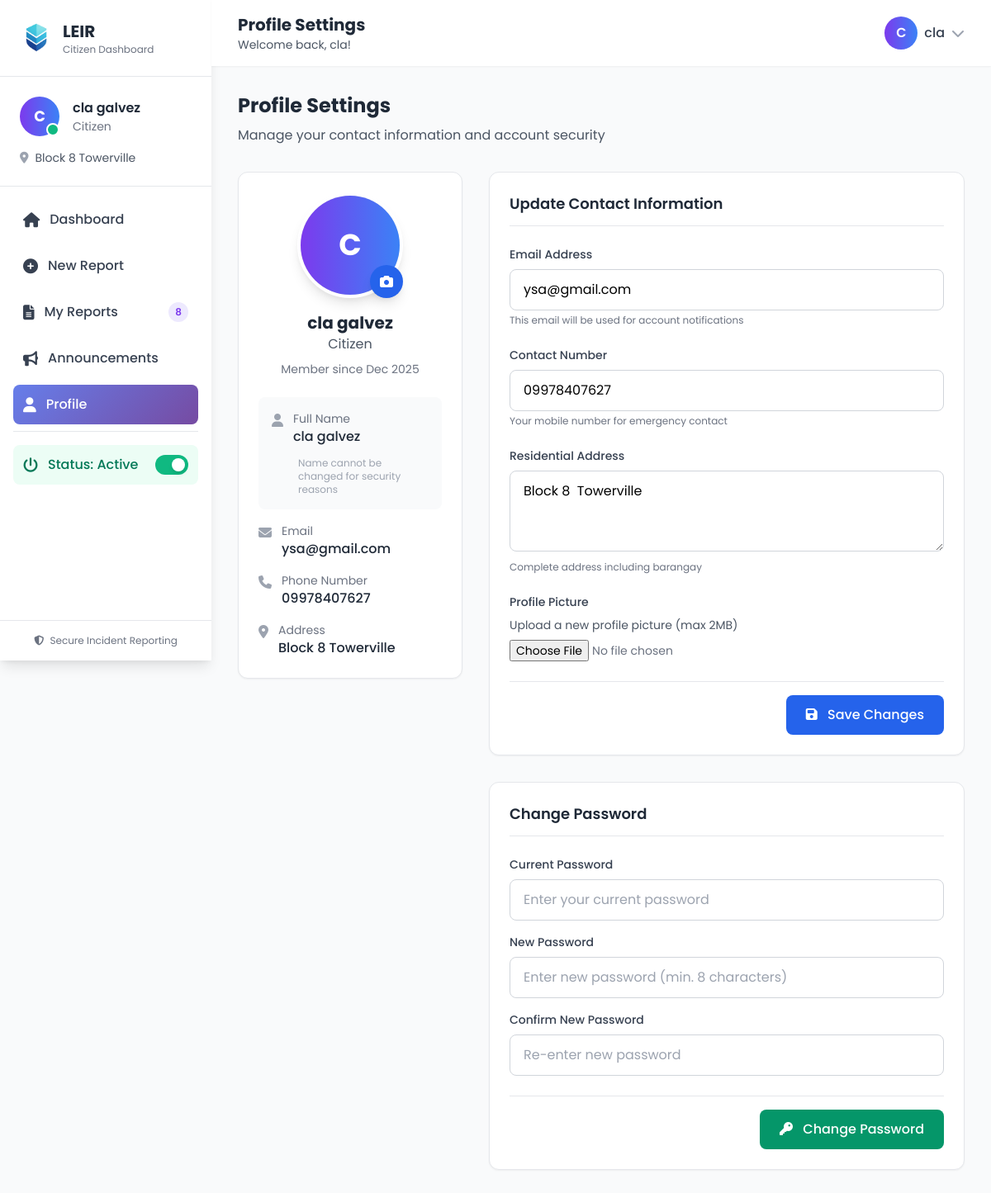
The app's page /citizen_dashboard.php?module=profile (signed in) with its own data.
### tables this page shows
CREATE TABLE `users` (
  `id` int(11) NOT NULL,
  `first_name` varchar(50) NOT NULL,
  `middle_name` varchar(50) DEFAULT NULL,
  `last_name` varchar(50) NOT NULL,
  `suffix` varchar(10) DEFAULT NULL,
  `sex` enum('Male','Female','Other') NOT NULL,
  `birthday` date NOT NULL,
  `age` int(11) DEFAULT NULL,
  `permanent_address` text NOT NULL,
  `contact_number` varchar(20) NOT NULL,
  `emergency_contact` varchar(100) DEFAULT NULL,
  `emergency_number` varchar(20) DEFAULT NULL,
  `id_verification_path` varchar(255) DEFAULT NULL,
  `email` varchar(100) NOT NULL,
  `username` varchar(50) NOT NULL,
  `password` varchar(255) NOT NULL,
  `user_type` enum('citizen','barangay_member') DEFAULT 'citizen',
  `role` varchar(50) DEFAULT NULL,
  `position_id` int(11) DEFAULT NULL,
  `date_appointed` date DEFAULT NULL,
  `term_end` date DEFAULT NULL,
  `office_hours` varchar(100) DEFAULT NULL,
  `barangay` varchar(100) DEFAULT NULL,
  `status` enum('active','inactive','pending','rejected') DEFAULT 'pending',
  `is_active` tinyint(1) DEFAULT 1,
  `created_at` timestamp NOT NULL DEFAULT current_timestamp(),
  `updated_at` timestamp NOT NULL DEFAULT current_timestamp() ON UPDATE current_timestamp(),
  `last_login` timestamp NULL DEFAULT NULL,
  `pin_code` varchar(10) DEFAULT NULL,
  `master_code` varchar(10) DEFAULT NULL,
  `is_master_code_used` tinyint(1) DEFAULT 0,
  `master_code_used_at` timestamp NULL DEFAULT NULL,
  `reset_token` varchar(255) DEFAULT NULL,
  `reset_token_expiry` timestamp NULL DEFAULT NULL,
  `is_online` tinyint(1) DEFAULT 1,
  `profile_picture` varchar(255) DEFAULT NULL,
  `notification_token` varchar(255) DEFAULT NULL,
  `wants_notifications` tinyint(1) DEFAULT 1
);

### modules/citizen_profile.php (the view, shortened to what the rows shown need)
<?php
$user_id = $_SESSION['user_id'];
try {
    $conn = getDbConnection();
    $user_query = "SELECT * FROM users WHERE id = :id";
    $user_stmt = $conn->prepare($user_query);
    $user_stmt->bindParam(':id', $user_id);
    $user_stmt->execute();
    $user = $user_stmt->fetch(PDO::FETCH_ASSOC);
} catch(PDOException $e) {
    $error = "Database error: " . $e->getMessage();
}
?>
<div class="max-w-4xl mx-auto">
    <div class="mb-8">
        <h2 class="text-2xl font-bold text-gray-800 mb-2">Profile Settings</h2>
        <p class="text-gray-600">Manage your contact information and account security</p>
    </div>
    <div class="grid grid-cols-1 lg:grid-cols-3 gap-8">
        <div class="lg:col-span-1">
            <div class="bg-white rounded-xl shadow-sm border p-6">
                <div class="text-center mb-6">
                    <div class="relative w-32 h-32 mx-auto mb-4">
                        <div id="profileImagePreview" class="w-full h-full rounded-full overflow-hidden bg-gray-200 border-4 border-white shadow-lg">
                            <?php
                            $profile_pic_path = "../uploads/profile_pictures/" . ($user['profile_picture'] ?? '');
                            if (!empty($user['profile_picture']) && file_exists($profile_pic_path)):
                            ?>
                                <img src="<?php echo $profile_pic_path; ?>"
                                     alt="Profile Picture"
                                     class="w-full h-full object-cover">
                            <?php else: ?>
                                <div class="w-full h-full flex items-center justify-center bg-gradient-to-r from-purple-600 to-blue-500 text-white text-4xl font-bold">
                                    <?php echo strtoupper(substr($user['first_name'], 0, 1)); ?>
                                </div>
                            <?php endif; ?>
                        </div>
                        <label for="profile_picture" class="absolute bottom-0 right-0 w-10 h-10 bg-blue-600 rounded-full flex items-center justify-center cursor-pointer hover:bg-blue-700 shadow-lg transition-all">
                            <i class="fas fa-camera text-white"></i>
                        </label>
                    </div>
                    <h3 class="text-xl font-bold text-gray-800"><?php echo htmlspecialchars($user['first_name'] . ' ' . $user['last_name']); ?></h3>
                    <p class="text-gray-600">Citizen</p>
                    <p class="text-sm text-gray-500 mt-2">Member since <?php echo date('M Y', strtotime($user['created_at'])); ?></p>
                </div>
                <div class="space-y-4">
                    <div class="bg-gray-50 p-4 rounded-lg">
                        <div class="flex items-start mb-3">
                            <i class="fas fa-user text-gray-400 mt-1 mr-3"></i>
                            <div>
                                <p class="text-sm text-gray-500">Full Name</p>
                                <p class="font-medium text-gray-800"><?php echo htmlspecialchars($user['first_name'] . ' ' . $user['last_name']); ?></p>
                            </div>
                        </div>
                        <p class="text-xs text-gray-400 ml-8">Name cannot be changed for security reasons</p>
                    </div>
                    <div class="flex items-start text-gray-600">
                        <i class="fas fa-envelope text-gray-400 mt-1 mr-3"></i>
                        <div>
                            <p class="text-sm text-gray-500">Email</p>
                            <p class="font-medium text-gray-800"><?php echo htmlspecialchars($user['email']); ?></p>
                        </div>
                    </div>
                    <div class="flex items-start text-gray-600">
                        <i class="fas fa-phone text-gray-400 mt-1 mr-3"></i>
                        <div>
                            <p class="text-sm text-gray-500">Phone Number</p>
                            <p class="font-medium text-gray-800"><?php echo htmlspecialchars($user['contact_number']); ?></p>
                        </div>
                    </div>
                    <div class="flex items-start text-gray-600">
                        <i class="fas fa-map-marker-alt text-gray-400 mt-1 mr-3"></i>
                        <div>
                            <p class="text-sm text-gray-500">Address</p>
                            <p class="font-medium text-gray-800"><?php echo htmlspecialchars($user['permanent_address']); ?></p>
                        </div>
                    </div>
                </div>
            </div>
        </div>
        <div class="lg:col-span-2 space-y-8">
            <div class="bg-white rounded-xl shadow-sm border p-6">
                <h3 class="text-lg font-semibold text-gray-800 mb-6 pb-3 border-b">Update Contact Information</h3>
                <form method="POST" enctype="multipart/form-data">
                    <div class="mb-6">
                        <label class="block text-sm font-medium text-gray-700 mb-2">Email Address</label>
                        <input type="email" name="email" required
                               class="w-full px-4 py-3 border border-gray-300 rounded-lg focus:ring-2 focus:ring-blue-500 focus:border-blue-500 transition-all"
                               value="<?php echo htmlspecialchars($user['email']); ?>">
                        <p class="text-xs text-gray-500 mt-1">This email will be used for account notifications</p>
                    </div>
                    <div class="mb-6">
                        <label class="block text-sm font-medium text-gray-700 mb-2">Contact Number</label>
                        <input type="tel" name="contact_number" required
                               class="w-full px-4 py-3 border border-gray-300 rounded-lg focus:ring-2 focus:ring-blue-500 focus:border-blue-500 transition-all"
                               value="<?php echo htmlspecialchars($user['contact_number']); ?>">
                        <p class="text-xs text-gray-500 mt-1">Your mobile number for emergency contact</p>
                    </div>
                    <div class="mb-6">
                        <label class="block text-sm font-medium text-gray-700 mb-2">Residential Address</label>
                        <textarea name="permanent_address" rows="3"
                                  class="w-full px-4 py-3 border border-gray-300 rounded-lg focus:ring-2 focus:ring-blue-500 focus:border-blue-500 transition-all"><?php echo htmlspecialchars($user['permanent_address']); ?></textarea>
                        <p class="text-xs text-gray-500 mt-1">Complete address including barangay</p>
                    </div>
                    <div class="mb-6">
                        <label class="block text-sm font-medium text-gray-700 mb-2">Profile Picture</label>
                        <div class="flex items-center space-x-4">
                            <div class="flex-1">
                                <p class="text-sm text-gray-600 mb-2">Upload a new profile picture (max 2MB)</p>
                                <input type="file" name="profile_picture"
                                       class="w-full text-sm text-gray-500 file:mr-4 file:py-2 file:px-4 file:rounded-full file:border-0 file:text-sm file:font-semibold file:bg-blue-50 file:text-blue-700 hover:file:bg-blue-100"
                                       accept="image/*" onchange="previewProfileImage(this)">
                            </div>
                        </div>
                    </div>
                    <div class="flex justify-end pt-4 border-t">
                        <button type="submit" name="update_profile"
                                class="px-6 py-3 bg-blue-600 text-white rounded-lg hover:bg-blue-700 focus:ring-2 focus:ring-blue-500 focus:ring-offset-2 transition-all font-medium">
                            <i class="fas fa-save mr-2"></i>
                            Save Changes
                        </button>
                    </div>
                </form>
            </div>
            <div class="bg-white rounded-xl shadow-sm border p-6">
                <h3 class="text-lg font-semibold text-gray-800 mb-6 pb-3 border-b">Change Password</h3>
                <form method="POST">
                    <div class="space-y-4">
                        <div>
                            <label class="block text-sm font-medium text-gray-700 mb-2">Current Password</label>
                            <input type="password" name="current_password" required
                                   class="w-full px-4 py-3 border border-gray-300 rounded-lg focus:ring-2 focus:ring-blue-500 focus:border-blue-500 transition-all"
                                   placeholder="Enter your current password">
                        </div>
                        <div>
                            <label class="block text-sm font-medium text-gray-700 mb-2">New Password</label>
                            <input type="password" name="new_password" required
                                   class="w-full px-4 py-3 border border-gray-300 rounded-lg focus:ring-2 focus:ring-blue-500 focus:border-blue-500 transition-all"
                                   placeholder="Enter new password (min. 8 characters)">
                        </div>
                        <div>
                            <label class="block text-sm font-medium text-gray-700 mb-2">Confirm New Password</label>
                            <input type="password" name="confirm_password" required
                                   class="w-full px-4 py-3 border border-gray-300 rounded-lg focus:ring-2 focus:ring-blue-500 focus:border-blue-500 transition-all"
                                   placeholder="Re-enter new password">
                        </div>
                    </div>
                    <div class="mt-6 pt-4 border-t flex justify-end">
                        <button type="submit" name="change_password"
                                class="px-6 py-3 bg-green-600 text-white rounded-lg hover:bg-green-700 focus:ring-2 focus:ring-green-500 focus:ring-offset-2 transition-all font-medium">
                            <i class="fas fa-key mr-2"></i>
                            Change Password
                        </button>
                    </div>
                </form>
            </div>
        </div>
    </div>
</div>

### citizen_dashboard.php (shortened to what the rows shown need)
<?php
$user_id = $_SESSION['user_id'];
$barangay = $_SESSION['barangay'];
$current_module = isset($_GET['module']) ? $_GET['module'] : 'dashboard';
try {
    $conn = getDbConnection();
    $user_query = "SELECT u.*,
                          IFNULL(u.barangay, 'Not specified') as barangay_display,
                          u.permanent_address as user_address
                   FROM users u
                   WHERE u.id = :id";
    $user_stmt = $conn->prepare($user_query);
    $user_stmt->bindParam(':id', $user_id);
    $user_stmt->execute();
    $user_data = $user_stmt->fetch(PDO::FETCH_ASSOC);
    if ($user_data) {
        $user_address = $user_data['user_address'];
    } else {
        $error = "User not found.";
        $is_active = 1;
        $user_address = '';
        $profile_picture = '';
    }
} catch(PDOException $e) {
    $error = "Database error: " . $e->getMessage();
    error_log("Citizen Dashboard Error: " . $e->getMessage());
}
function getModuleTitle($module) {
    $titles = [
        'dashboard' => 'Dashboard',
        'new-report' => 'New Report',
        'my-reports' => 'My Reports',
        'announcements' => 'Barangay Announcements',
        'profile' => 'Profile Settings'
    ];
    return $titles[$module] ?? 'Dashboard';
}
?>
<!DOCTYPE html>
<html lang="en">
<head>
    <link href="https://cdn.jsdelivr.net/npm/tailwindcss@2.2.19/dist/tailwind.min.css" rel="stylesheet">
    <link rel="stylesheet" href="https://cdnjs.cloudflare.com/ajax/libs/font-awesome/6.4.0/css/all.min.css">
</head>
<body class="bg-gray-50">
    <div class="sidebar hidden md:flex md:flex-col md:w-64 bg-white h-screen shadow-lg fixed">
        <div class="p-6 border-b">
            <div class="flex items-center space-x-3">
                <div>
                    <h1 class="text-xl font-bold text-gray-800">LEIR</h1>
                </div>
            </div>
        </div>
        <div class="p-6 border-b">
            <div class="mt-4">
                <p class="text-sm text-gray-600 flex items-center">
                    <i class="fas fa-map-marker-alt mr-2 text-gray-400"></i>
                    <?php echo htmlspecialchars($user_address ?? $barangay); ?>
                </p>
            </div>
        </div>
    </div>
    <div class="md:ml-64">
        <header class="bg-white shadow-sm sticky top-0 z-30">
            <div class="px-4 sm:px-6 lg:px-8">
                <div class="flex justify-between items-center py-4">
                    <div class="flex-1 text-center md:text-left">
                        <h2 class="text-xl font-bold text-gray-800" id="pageTitle"><?php echo getModuleTitle($current_module); ?></h2>
                    </div>
                </div>
            </div>
        </header>
        <main class="p-4 sm:p-6 lg:p-8">
            <?php
            $module_file = '';
            switch($current_module) {
                    ?>
                    <?php
                case 'profile':
                    $module_file = 'modules/citizen_profile.php';
                    break;
            }
            if ($module_file && file_exists($module_file)) {
                include $module_file;
            }
            ?>
        </main>
    </div>
</body>
</html>

### records on screen
users: permanent_address "Block 8 Towerville", first_name "C", first_name+last_name "cla galvez", created_at "Dec 2025", email "ysa@gmail.com", contact_number "09978407627"

### other values on screen
substr($full_name, 0, 1) "C"
$full_name "cla galvez"
$report_counts['total'] "8"
getModuleTitle($current_module) "Profile Settings"
$_SESSION['first_name'] "cla"
